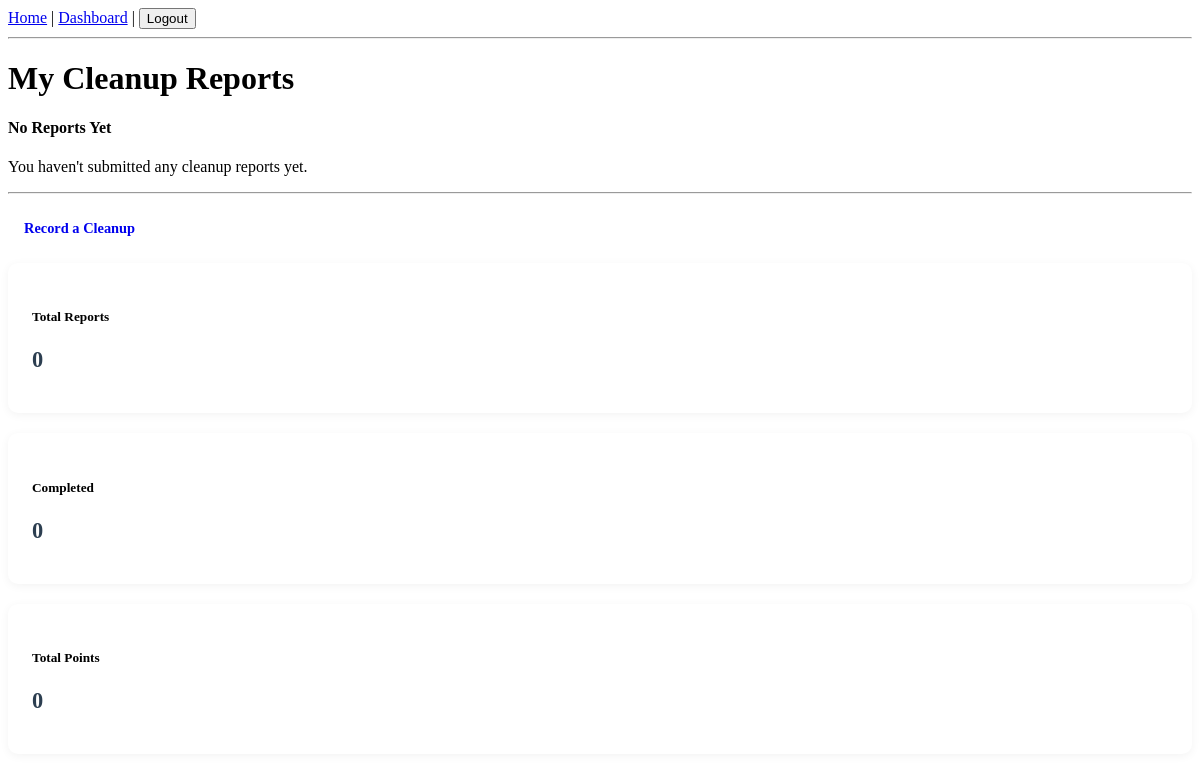
Before: /user_reports (signed in) with the older database file.
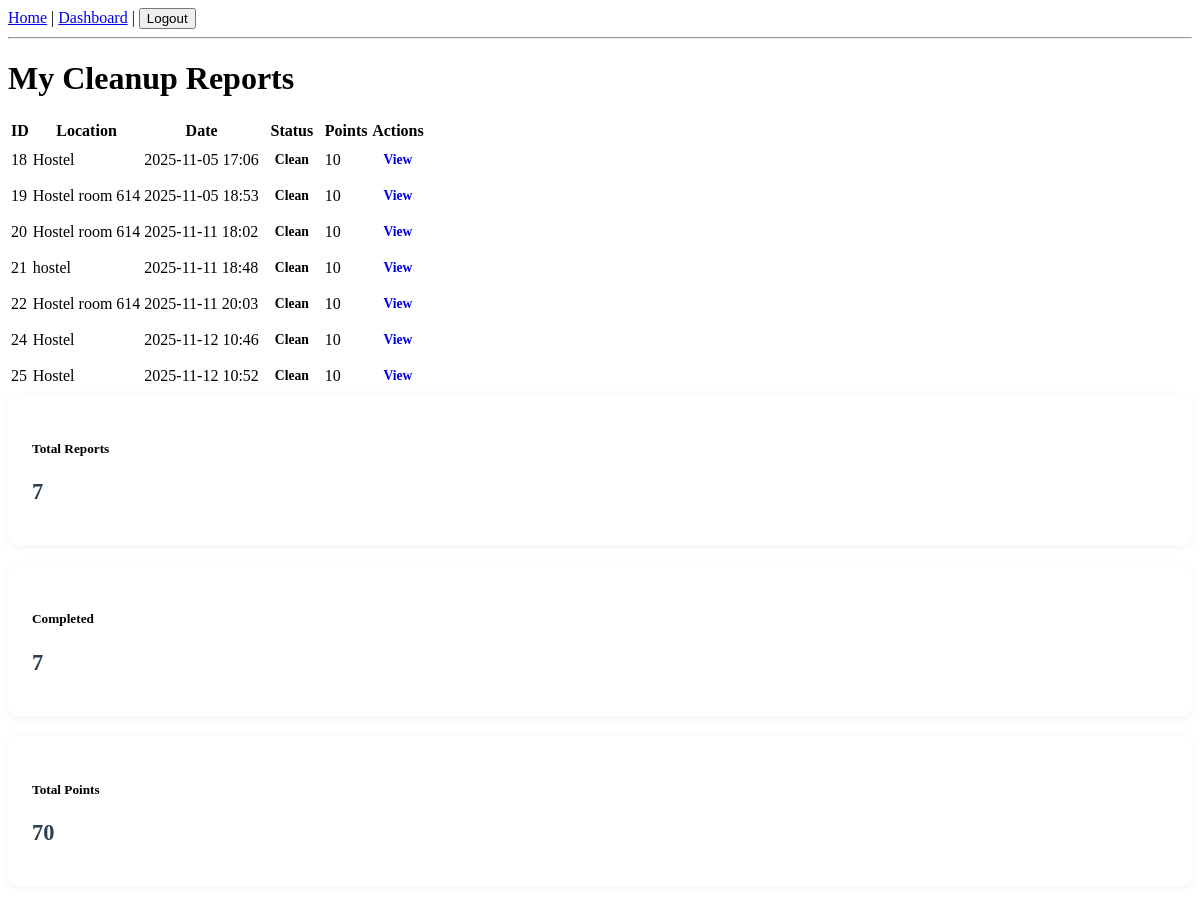
After: the same page with the newer database file.
### app.py (models this page shows, shortened)
class CleanupReport(db.Model):
    id = db.Column(db.Integer, primary_key=True)
    location = db.Column(db.String(200), nullable=False, index=True)
    reported_by = db.Column(db.String(150), nullable=False, index=True)
    notes = db.Column(db.Text)
    photo = db.Column(db.LargeBinary)
    photo_filename = db.Column(db.String(255))
    submitted_photo = db.Column(db.LargeBinary)
    submitted_photo_filename = db.Column(db.String(255))
    status = db.Column(db.String(50), default='Pending', index=True)
    created_at = db.Column(db.DateTime, default=db.func.now(), index=True)
    requested_by_id = db.Column(db.Integer, db.ForeignKey('user.id'), nullable=False)
    requested_by = db.relationship(
        'User',
        back_populates='cleanup_requests',
        foreign_keys=[requested_by_id]
    )
    submitted_by_cleaner_id = db.Column(db.Integer, db.ForeignKey('user.id'))
    submitted_by_cleaner = db.relationship(
        'User',
        back_populates='cleanups_submitted',
        foreign_keys=[submitted_by_cleaner_id]
    )
    is_complete = db.Column(db.Boolean, default=False, index=True)
    points_awarded = db.Column(db.Integer, default=0)
    rating = db.Column(db.Integer)

### app.py (the view)
@app.route('/user_reports')
@login_required
def user_reports():
    reports = CleanupReport.query.filter_by(reported_by=current_user.username).all()
    return render_template('user_reports.html', reports=reports)

### app.py (called while the page is built)
@app.context_processor
def inject_now():
    return {'now': datetime.now()}

@login_manager.user_loader
def load_user(user_id: str):
    return User.query.get(int(user_id))

### templates/user_reports.html (shortened to what this page needs)
{% extends "base.html" %}
{% block content %}
<div class="container">
    <h1>My Cleanup Reports</h1>
    {% if reports %}
        <div class="table-responsive mt-4">
            <table class="table table-striped">
                <thead>
                    <tr>
                        <th>ID</th>
                        <th>Location</th>
                        <th>Date</th>
                        <th>Status</th>
                        <th>Points</th>
                        <th>Actions</th>
                    </tr>
                </thead>
                <tbody>
                    {% for report in reports %}
                        <tr>
                            <td>{{ report.id }}</td>
                            <td>{{ report.location }}</td>
                            <td>{{ report.created_at.strftime('%Y-%m-%d %H:%M') }}</td>
                            <td>
                                <span class="badge bg-{{ 'success' if report.status == 'Clean' else 'warning' if report.status == 'Pending' else 'danger' }}">
                                    {{ report.status }}
                                </span>
                            </td>
                            <td>{{ report.points_awarded }}</td>
                            <td>
                                <a href="{{ url_for('view_report', report_id=report.id) }}" class="btn btn-sm btn-primary">View</a>
                            </td>
                        </tr>
                    {% endfor %}
                </tbody>
            </table>
        </div>
    {% else %}
        <div class="alert alert-info mt-4">
            <h4 class="alert-heading">No Reports Yet</h4>
            <p>You haven't submitted any cleanup reports yet.</p>
            <hr>
            <p class="mb-0">
                <a href="{{ url_for('request_cleanup') }}" class="btn btn-primary">Record a Cleanup</a>
            </p>
        </div>
    {% endif %}
    <div class="row mt-4">
        <div class="col-md-4">
            <div class="card bg-primary text-white">
                <div class="card-body">
                    <h5 class="card-title">Total Reports</h5>
                    <h2>{{ reports|length }}</h2>
                </div>
            </div>
        </div>
        <div class="col-md-4">
            <div class="card bg-success text-white">
                <div class="card-body">
                    <h5 class="card-title">Completed</h5>
                    <h2>{{ reports|selectattr('status', 'equalto', 'Clean')|list|length }}</h2>
                </div>
            </div>
        </div>
        <div class="col-md-4">
            <div class="card bg-info text-white">
                <div class="card-body">
                    <h5 class="card-title">Total Points</h5>
                    <h2>{{ reports|sum(attribute='points_awarded') }}</h2>
                </div>
            </div>
        </div>
    </div>
</div>
{% endblock %}

Changed rows visible on the page:
added CleanupReport: id "18", location "Hostel", created_at "2025-11-05 17:06", status "Clean", points_awarded "10"
added CleanupReport: id "19", location "Hostel room 614", created_at "2025-11-05 18:53", status "Clean", points_awarded "10"
added CleanupReport: id "20", location "Hostel room 614", created_at "2025-11-11 18:02", status "Clean", points_awarded "10"
added CleanupReport: id "21", location "hostel", created_at "2025-11-11 18:48", status "Clean", points_awarded "10"
added CleanupReport: id "22", location "Hostel room 614", created_at "2025-11-11 20:03", status "Clean", points_awarded "10"
added CleanupReport: id "24", location "Hostel", created_at "2025-11-12 10:46", status "Clean", points_awarded "10"
added CleanupReport: id "25", location "Hostel", created_at "2025-11-12 10:52", status "Clean", points_awarded "10"
Other visible differences:
{{ reports|length }}: "0" → "7"
{{ reports|selectattr('status', 'equalto', 'Clean')|list|length }}: "0" → "7"
{{ reports|sum(attribute='points_awarded') }}: "0" → "70"
text no longer shown: "No Reports Yet You haven't submitted any cleanup reports yet. Record a Cleanup"
text now shown: "ID Location Date Status Points Actions"
